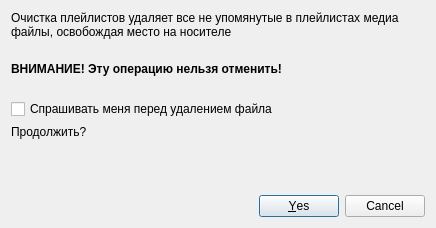
<?xml version="1.0" encoding="UTF-8"?>
<ui version="4.0">
 <class>dlgPlCleanup</class>
 <widget class="QDialog" name="dlgPlCleanup">
  <property name="geometry">
   <rect>
    <x>0</x>
    <y>0</y>
    <width>436</width>
    <height>228</height>
   </rect>
  </property>
  <property name="windowTitle">
   <string>Очистка плейлистов</string>
  </property>
  <property name="modal">
   <bool>true</bool>
  </property>
  <layout class="QVBoxLayout" name="verticalLayout">
   <item>
    <widget class="QLabel" name="lblWarnLine1">
     <property name="text">
      <string>Очистка плейлистов удаляет все не упомянутые в плейлистах медиа файлы, освобождая место на носителе</string>
     </property>
     <property name="wordWrap">
      <bool>true</bool>
     </property>
    </widget>
   </item>
   <item>
    <widget class="QLabel" name="lblWarnLine2">
     <property name="sizePolicy">
      <sizepolicy hsizetype="Preferred" vsizetype="Fixed">
       <horstretch>0</horstretch>
       <verstretch>0</verstretch>
      </sizepolicy>
     </property>
     <property name="minimumSize">
      <size>
       <width>0</width>
       <height>48</height>
      </size>
     </property>
     <property name="font">
      <font>
       <bold>true</bold>
      </font>
     </property>
     <property name="text">
      <string>ВНИМАНИЕ! Эту операцию нельзя отменить!</string>
     </property>
    </widget>
   </item>
   <item>
    <widget class="QCheckBox" name="cbAskUser">
     <property name="text">
      <string>Спрашивать меня перед удалением файла</string>
     </property>
    </widget>
   </item>
   <item>
    <widget class="QLabel" name="lblWarnLine3">
     <property name="text">
      <string>Продолжить?</string>
     </property>
    </widget>
   </item>
   <item>
    <spacer name="verticalSpacer">
     <property name="orientation">
      <enum>Qt::Vertical</enum>
     </property>
     <property name="sizeHint" stdset="0">
      <size>
       <width>20</width>
       <height>35</height>
      </size>
     </property>
    </spacer>
   </item>
   <item>
    <widget class="QDialogButtonBox" name="buttonBox">
     <property name="standardButtons">
      <set>QDialogButtonBox::Cancel|QDialogButtonBox::Yes</set>
     </property>
    </widget>
   </item>
  </layout>
 </widget>
 <resources/>
 <connections/>
</ui>
